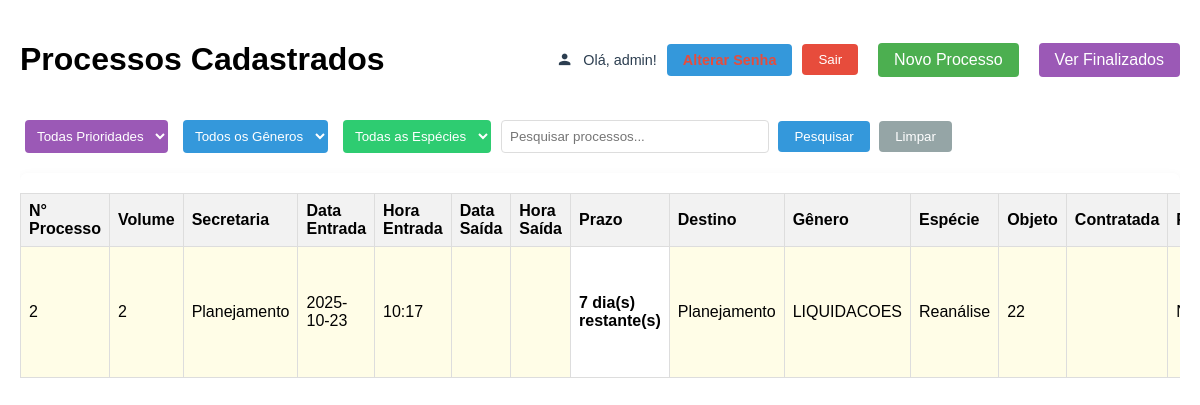
The app's page / (signed in) with its own data.
### processos_app/models.py (models this page shows, shortened)
class Processo(models.Model):
    PRIORIDADE_CHOICES = [
        ('SIM', 'SIM'),
        ('NAO', 'NÃO'),
    ]
    MONITORAMENTO_CHOICES = [
        ('SEMESTRAL', 'Semestral'),
        ('QUADRIMESTRAL', 'Quadrimestral'),
        ('ANUAL', 'Anual'),
        ('TRIMESTRAL', 'Trimestral'),
        ('NAO_APLICAVEL', 'Não Aplicável'),
    ]
    STATUS_MONITORAMENTO_CHOICES = [
        ('PENDENTE', 'Pendente'),
        ('CONCLUIDO', 'Concluído'),
        ('ATRASADO', 'Atrasado'),
        ('NAO_APLICAVEL', 'Não Aplicável'),
    ]
    STATUS_ANALISE_CHOICES = [
        ('PROSSEGUIMENTO_SEM_RESSALVA', 'Prosseguimento sem ressalva'),
        ('PROSSEGUIMENTO_COM_RESSALVA', 'Prosseguimento com ressalva'),
        ('NAO_PROSSEGUIMENTO', 'Não Prosseguimento'),
        ('DEVOLUCAO_PARA_SANEAMENTO', 'Devolução para saneamento'),
        ('NAO_APLICAVEL', 'Não Aplicável'),
    ]
    status_analise = models.CharField(
        max_length=50,
        choices=STATUS_ANALISE_CHOICES,
        default='NAO_APLICAVEL',
        verbose_name="Status da Análise"
    )
    numero_processo = models.CharField(
        max_length=255, verbose_name="Número de Processo")
    volume = models.CharField(
        max_length=255, verbose_name="Volume")
    secretaria = models.CharField(max_length=255, verbose_name="Secretaria")
    data_entrada = models.DateField(verbose_name="Data de Entrada")
    hora_entrada = models.TimeField(verbose_name="Hora de Entrada")
    data_saida = models.DateField(
        null=True, blank=True, verbose_name="Data de Saída")
    hora_saida = models.TimeField(
        null=True, blank=True, verbose_name="Hora de Saída")
    destino = models.CharField(
        max_length=255, null=True, blank=True, verbose_name="Destino")
    genero = models.CharField(max_length=255, verbose_name="Gênero")
    especie = models.CharField(max_length=255, verbose_name="Espécie")
    objeto = models.TextField(verbose_name="Objeto")
    contratada = models.CharField(
        max_length=255, null=True, blank=True, verbose_name="Contratada/Interessada")
    recorrente = models.CharField(
        max_length=3,
        default='NÃO',
        choices=[('SIM', 'SIM'), ('NÃO', 'NÃO')],
        verbose_name="Recorrente"
    )
    prioridade = models.CharField(
        max_length=50,
        choices=PRIORIDADE_CHOICES,
        default='NAO',
        verbose_name="Prioridade"
    )
    prazo_dias = models.IntegerField(
        null=True, blank=True, verbose_name="Prazo em Dias")
    tecnico = models.CharField(
        null=True, blank=True, max_length=255, verbose_name="Técnico Responsável Análise")
    data_analise = models.DateField(
        null=True, blank=True, verbose_name="Data da Análise")
    numero_despacho = models.CharField(
        null=True, blank=True, max_length=255, verbose_name="Controle do N° de Despacho")
    observacao = models.TextField(
        null=True, blank=True, verbose_name="Observação")
    aviso_enviado = models.IntegerField(
        default=0, verbose_name="Aviso Enviado")
    prazo_monitoramento = models.CharField(
        max_length=20,
        null=True,
        blank=True,
        choices=MONITORAMENTO_CHOICES,
        verbose_name="Prazo de Monitoramento"
    )
    proxima_data_monitoramento = models.DateField(
        null=True,
        blank=True,
        verbose_name="Próxima Data de Monitoramento"
    )
    status_monitoramento = models.CharField(
        max_length=20,
        default='NAO_APLICAVEL',
        choices=STATUS_MONITORAMENTO_CHOICES,
        verbose_name="Status de Monitoramento"
    )
    valor = models.CharField(max_length=255, null=True,
                             blank=True, verbose_name="Valor")
    periodo = models.CharField(
        max_length=255, null=True, blank=True, verbose_name="Período")
    status_analise = models.CharField(
        max_length=50,
        choices=STATUS_ANALISE_CHOICES,
        default='NAO_APLICAVEL',
        verbose_name="Status da Análise"
    )
    class Meta:
        db_table = 'processos'
        verbose_name_plural = "Processos"

### processos_app/views.py (the view, shortened to what this page needs)
# urls.py: path('', views.listar_processos, name='index'),
@login_required
def listar_processos(request):
    termo_pesquisa = request.GET.get('termo', '').strip()
    prioridade_filtro = request.GET.get('prioridade', 'todas')
    genero_filtro = request.GET.get('genero', 'todas')
    especie_filtro = request.GET.get('especie', 'todas')
    base_query = Processo.objects.filter(data_saida__isnull=True)
    processos_query = filter_processes_by_user_level(request.user, base_query)
    if prioridade_filtro != 'todas':
        processos_query = processos_query.filter(prioridade=prioridade_filtro)
    if especie_filtro != 'todas':
        processos_query = processos_query.filter(especie=especie_filtro)
    processos_query = processos_query.order_by('data_entrada', 'prioridade')
    for processo in processos_query:
        prazo_obj = calcular_prazo(processo.data_entrada, processo.prioridade)
        if prazo_obj:
            dias_restantes = (prazo_obj - date.today()).days
            processo.prazo_formatado = f"{dias_restantes} dia(s) {'atrasado' if dias_restantes < 0 else 'restante(s)'}"
        else:
            processo.prazo_formatado = "-"
    all_generos = Processo.objects.values_list(
        'genero', flat=True).distinct().order_by('genero')
    all_generos = [
        g for g in all_generos if can_access_genero(request.user, g)]
    all_especies = []
    if genero_filtro != 'todas':
        if can_access_genero(request.user, genero_filtro):
            all_especies = Processo.objects.filter(genero=genero_filtro).values_list(
                'especie', flat=True).distinct().order_by('especie')
    else:
        allowed_generos_for_all_species = [g for g in Processo.objects.values_list(
            'genero', flat=True).distinct() if can_access_genero(request.user, g)]
        all_especies = Processo.objects.filter(genero__in=allowed_generos_for_all_species).values_list(
            'especie', flat=True).distinct().order_by('especie')
    can_edit = request.user.is_superuser or \
        (hasattr(request.user, 'profile')
         and request.user.profile.level in ['1', '2', '3', '0'])
    can_delete = request.user.is_superuser
    can_mark_saida = request.user.is_superuser or \
        (hasattr(request.user, 'profile')
         and request.user.profile.level in ['0', '3'])
    can_create_process = request.user.is_superuser or \
        (hasattr(request.user, 'profile')
         and request.user.profile.level in ['0', '3'])
    return render(request, 'lista_processos.html', {
        'processos': processos_query,
        'prioridade_filtro': prioridade_filtro,
        'termo_pesquisa': termo_pesquisa,
        'genero_filtro': genero_filtro,
        'especie_filtro': especie_filtro,
        'all_generos': all_generos,
        'all_especies': all_especies,
        'user_level': request.user.profile.level if hasattr(request.user, 'profile') else None,
        'can_edit': can_edit,
        'can_delete': can_delete,
        'can_mark_saida': can_mark_saida,
        'can_create_process': can_create_process,
    })

### processos_app/views.py (called while the page is built, shortened)
def can_access_genero(user, genero):
    if user.is_superuser:  # Superusers can access all
        return True

def filter_processes_by_user_level(user, queryset):
    if user.is_superuser:
        return queryset  # Superusers see all

def calcular_prazo(data_entrada, prioridade_value):
    if not data_entrada or not prioridade_value:
        return None
    try:
        if prioridade_value == 'SIM':
            dias_prazo = 2
        elif prioridade_value == 'NAO':
            dias_prazo = 7
        else:
            dias_prazo = 7
        data_prazo = data_entrada + timedelta(days=dias_prazo)
        return data_prazo
    except Exception as e:
        print(f"Erro ao calcular prazo: {e}")
        return None

### templates/lista_processos.html (shortened to what this page needs)
<!DOCTYPE html>
<html lang="pt-BR">
<head>
    {% load static %}
</head>
<body>
    <div class="container">
        <div class="header">
            <h1>Processos Cadastrados </h1>
            <div style="display: flex; align-items: center; gap: 15px;">
                {% if user.is_authenticated %}
        <div class="user-info">
            <span class="material-icons">person</span> Olá, {{ user.username }}!
            <a href="{% url 'password_change' %}" class="btn" style="background-color: #3498db; margin-left: 0;">Alterar Senha</a>
            <form action="{% url 'logout' %}" method="post" style="display: inline;">
                <button type="submit" class="btn" style="background-color: #e74c3c; margin-left: 0;">Sair</button>
            </form>
        </div>
    {% endif %}
                {% if can_create_process %}
                    <a href="{% url 'cadastrar_processo' %}" class="btn">Novo Processo</a>
                {% endif %}
                <a href="{% url 'listar_finalizados' %}" class="btn" style="background-color: #9b59b6;">Ver Finalizados</a>
            </div>
        </div>
        <div class="filters-row">
            <select id="filtroPrioridade" class="btn" style="background-color: #9b59b6; padding: 8px;">
                <option value="todas" {% if prioridade_filtro == 'todas' %}selected{% endif %}>Todas Prioridades</option>
            </select>
            <select id="filtroGenero" class="btn" style="background-color: #3498db; padding: 8px;">
                <option value="todas">Todos os Gêneros</option>
            </select>
            <select id="filtroEspecie" class="btn" style="background-color: #2ecc71; padding: 8px;">
                <option value="todas">Todas as Espécies</option>
            </select>
            <form id="formPesquisa" style="display: inline-block;">
                <input type="text" id="inputPesquisa" placeholder="Pesquisar processos..."
                       value="{{ termo_pesquisa|default:'' }}" style="padding: 8px; border-radius: 4px; border: 1px solid #ddd;">
                <button type="submit" class="btn" style="background-color: #3498db;">Pesquisar</button>
                <button type="button" id="btnLimparPesquisa" class="btn" style="background-color: #95a5a6;">Limpar</button>
            </form>
        </div>
        <div class="scrollable-table">
            <table id="tabelaProcessos">
                <thead>
                    <tr>
                        <th>N° Processo</th>
                        <th>Volume</th>
                        <th>Secretaria</th>
                        <th>Data Entrada</th>
                        <th>Hora Entrada</th>
                        <th>Data Saída</th>
                        <th>Hora Saída</th>
                        <th>Prazo</th>
                        <th>Destino</th>
                        <th>Gênero</th>
                        <th>Espécie</th>
                        <th>Objeto</th>
                        <th>Contratada</th>
                        <th>Recorrente</th>
                    </tr>
                </thead>
                <tbody>
                    {% for processo in processos %}
                    <tr data-id="{{ processo.id }}">
                        <td class="editable" data-field="numero_processo">{{ processo.numero_processo }}</td>
                        <td class="editable" data-field="volume">{{ processo.volume|default:'' }}</td>
                        <td class="editable" data-field="secretaria">{{ processo.secretaria }}</td>
                        <td class="editable" data-field="data_entrada">{{ processo.data_entrada|date:"Y-m-d" }}</td>
                        <td class="editable" data-field="hora_entrada">{{ processo.hora_entrada|time:"H:i" }}</td>
                        <td class="editable" data-field="data_saida" id="data_saida_{{ processo.id }}">{{ processo.data_saida|default:''|date:"Y-m-d" }}</td>
                        <td class="editable" data-field="hora_saida" id="hora_saida_{{ processo.id }}">{{ processo.hora_saida|default:''|time:"H:i" }}</td>
                        <td class="prazo">{{ processo.prazo_formatado }}</td>
                        <td class="editable" data-field="destino">{{ processo.destino|default:'' }}</td>
                        <td class="editable" data-field="genero">{{ processo.genero }}</td>
                        <td class="editable" data-field="especie">{{ processo.especie }}</td>
                        <td class="editable" data-field="objeto" data-full-text="{{ processo.objeto|default:'' }}">
                            <span class="observacao-preview">{{ processo.objeto|linebreaksbr|truncatechars:50 }}</span>
                        </td>
                        <td class="editable" data-field="contratada">{{ processo.contratada|default:'' }}</td>
                        <td class="editable" data-field="recorrente">{{ processo.recorrente|default:'NAO' }}</td>
                    </tr>
                    {% endfor %}
                </tbody>
            </table>
        </div>
    </div>
</body>
</html>

### templates/lista_processos.html (style rules this page uses)
body { font-family: Arial, sans-serif; margin: 20px; background-image: url("https://github.com/Gabriell-Bravo/imgs/blob/main/prefeitura.jpg?raw=true"); background-repeat: no-repeat; background-size: cover; }
table { width: 100%; border-collapse: collapse; margin-top: 20px; background-color: #fff }
th, td { border: 1px solid #ddd; padding: 8px; text-align: left; white-space: pre-wrap; word-wrap: break-word; }
th { background-color: #f2f2f2; position: sticky; top: 0; z-index: 2; box-shadow: 0 2px 2px -1px rgba(0,0,0,0.04); }
.container { max-width: 1800px; margin: 0 auto; overflow-x: auto; }
.header { display: flex; justify-content: space-between; align-items: center; margin-bottom: 20px; }
.btn { padding: 8px 16px; background-color: #4CAF50; color: white; text-decoration: none; border-radius: 4px; border: none; cursor: pointer; margin-left: 5px; }
.editable { background-color: #fffde7; cursor: pointer; }
.scrollable-table { overflow-x: auto; overflow-y: auto; max-width: 100%; height: 800px; border-radius: 8px; box-shadow: 0 2px 10px rgba(0,0,0,0.05); }
.prazo { font-weight: bold; }
#formPesquisa { display: flex; gap: 5px; align-items: center; }
#inputPesquisa { padding: 8px; border-radius: 4px; border: 1px solid #ddd; min-width: 250px; }
.user-info { display: flex; align-items: center; gap: 10px; font-size: 0.9em; color: #2c3e50; }
.user-info .material-icons { font-size: 1.2em; }
.user-info a { color: #e74c3c; text-decoration: none; font-weight: bold; }
.filters-row { display: flex; flex-wrap: wrap; gap: 10px; margin-bottom: 20px; align-items: center; }

### records on screen
Processo: numero_processo "2", volume "2", secretaria "Planejamento", data_entrada "2025-10-23", hora_entrada "10:17", prazo_formatado "7 dia(s) restante(s)", destino "Planejamento", genero "LIQUIDACOES", especie "Reanálise", objeto "22"

### other values on screen
{{ user.username }} "admin"
